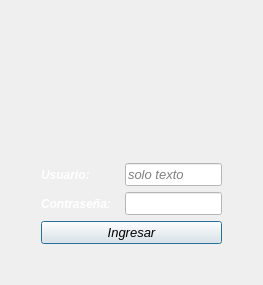
<?xml version="1.0" encoding="UTF-8"?>
<ui version="4.0">
 <class>login</class>
 <widget class="QDialog" name="login">
  <property name="geometry">
   <rect>
    <x>0</x>
    <y>0</y>
    <width>263</width>
    <height>285</height>
   </rect>
  </property>
  <property name="font">
   <font>
    <pointsize>10</pointsize>
    <italic>true</italic>
   </font>
  </property>
  <property name="windowTitle">
   <string>Dialog</string>
  </property>
  <property name="windowIcon">
   <iconset theme="QIcon::ThemeIcon::ContactNew"/>
  </property>
  <property name="windowOpacity">
   <double>0.970000000000000</double>
  </property>
  <property name="styleSheet">
   <string notr="true">#login{
	image: url(:/imagenes/fondo_win11.jpg) 0 0 0 0 stretch stretch;
}
</string>
  </property>
  <layout class="QGridLayout" name="gridLayout">
   <item row="0" column="0">
    <layout class="QVBoxLayout" name="verticalLayout" stretch="5,1,1,1">
     <property name="leftMargin">
      <number>30</number>
     </property>
     <property name="topMargin">
      <number>30</number>
     </property>
     <property name="rightMargin">
      <number>30</number>
     </property>
     <property name="bottomMargin">
      <number>30</number>
     </property>
     <item>
      <widget class="QLabel" name="label_3">
       <property name="sizePolicy">
        <sizepolicy hsizetype="Preferred" vsizetype="Expanding">
         <horstretch>0</horstretch>
         <verstretch>0</verstretch>
        </sizepolicy>
       </property>
       <property name="styleSheet">
        <string notr="true">#label_3{
	image: url(:/imagenes/user.png)0 0 0 0 stretch stretch;
}
</string>
       </property>
       <property name="frameShadow">
        <enum>QFrame::Shadow::Sunken</enum>
       </property>
       <property name="text">
        <string/>
       </property>
       <property name="textFormat">
        <enum>Qt::TextFormat::MarkdownText</enum>
       </property>
       <property name="scaledContents">
        <bool>true</bool>
       </property>
       <property name="indent">
        <number>0</number>
       </property>
       <property name="textInteractionFlags">
        <set>Qt::TextInteractionFlag::NoTextInteraction</set>
       </property>
      </widget>
     </item>
     <item>
      <layout class="QHBoxLayout" name="horizontalLayout" stretch="4,5">
       <item>
        <widget class="QLabel" name="label">
         <property name="font">
          <font>
           <pointsize>9</pointsize>
           <italic>true</italic>
           <bold>true</bold>
          </font>
         </property>
         <property name="styleSheet">
          <string notr="true">color: rgb(255, 255, 255);</string>
         </property>
         <property name="text">
          <string>Usuario: </string>
         </property>
        </widget>
       </item>
       <item>
        <widget class="QLineEdit" name="inUser">
         <property name="mouseTracking">
          <bool>false</bool>
         </property>
         <property name="styleSheet">
          <string notr="true">background-color: rgb(255, 255, 255);
</string>
         </property>
         <property name="inputMask">
          <string>aaaaaaaaaa</string>
         </property>
         <property name="echoMode">
          <enum>QLineEdit::EchoMode::Normal</enum>
         </property>
         <property name="placeholderText">
          <string notr="true">solo texto</string>
         </property>
         <property name="cursorMoveStyle">
          <enum>Qt::CursorMoveStyle::VisualMoveStyle</enum>
         </property>
         <property name="clearButtonEnabled">
          <bool>true</bool>
         </property>
        </widget>
       </item>
      </layout>
     </item>
     <item>
      <layout class="QHBoxLayout" name="horizontalLayout_2" stretch="4,5">
       <item>
        <widget class="QLabel" name="label_2">
         <property name="font">
          <font>
           <pointsize>9</pointsize>
           <italic>true</italic>
           <bold>true</bold>
          </font>
         </property>
         <property name="styleSheet">
          <string notr="true">color: rgb(255, 255, 255);</string>
         </property>
         <property name="text">
          <string>Contraseña: </string>
         </property>
        </widget>
       </item>
       <item>
        <widget class="QLineEdit" name="inPsw">
         <property name="mouseTracking">
          <bool>false</bool>
         </property>
         <property name="styleSheet">
          <string notr="true">background-color: rgb(255, 255, 255);</string>
         </property>
         <property name="inputMask">
          <string/>
         </property>
         <property name="text">
          <string/>
         </property>
         <property name="maxLength">
          <number>8</number>
         </property>
         <property name="frame">
          <bool>true</bool>
         </property>
         <property name="echoMode">
          <enum>QLineEdit::EchoMode::Password</enum>
         </property>
         <property name="cursorPosition">
          <number>0</number>
         </property>
         <property name="dragEnabled">
          <bool>true</bool>
         </property>
         <property name="placeholderText">
          <string/>
         </property>
         <property name="cursorMoveStyle">
          <enum>Qt::CursorMoveStyle::VisualMoveStyle</enum>
         </property>
         <property name="clearButtonEnabled">
          <bool>true</bool>
         </property>
        </widget>
       </item>
      </layout>
     </item>
     <item>
      <widget class="QPushButton" name="btnIngresar">
       <property name="layoutDirection">
        <enum>Qt::LayoutDirection::LeftToRight</enum>
       </property>
       <property name="styleSheet">
        <string notr="true"/>
       </property>
       <property name="text">
        <string>Ingresar</string>
       </property>
       <property name="icon">
        <iconset theme="QIcon::ThemeIcon::DocumentSend"/>
       </property>
       <property name="default">
        <bool>false</bool>
       </property>
       <property name="flat">
        <bool>false</bool>
       </property>
      </widget>
     </item>
    </layout>
   </item>
  </layout>
 </widget>
 <resources/>
 <connections/>
</ui>
